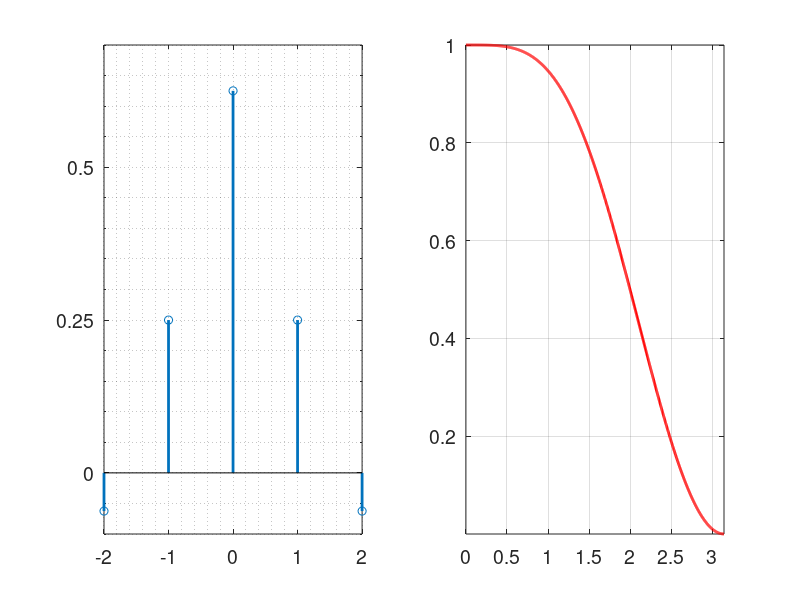

Write the MATLAB code that produced this figure.
% file: e9_3_freq_sampling5.m  %plot h[n] and spectrum for length 5 FIR filter
clear; close all; set(0,'defaultAxesFontSize',14); 
n = [-2:2];
h = [-1/16, 1/4, 5/8, 1/4, -1/16]
w = linspace(0,pi,1000);
H = polyval(h,exp(-j*w));  % calculate H(z) at z=e^(j Omega)
subplot(1,2,1),stem(n,h,'linewidth',2),grid minor,yticks([-0.25:0.25:1]), 
  set(gca,'YMinorTick','on')
subplot(1,2,2),plot(w,abs(H),'r','linewidth',2),axis tight,
  grid,xticks([0:0.5:3.14])